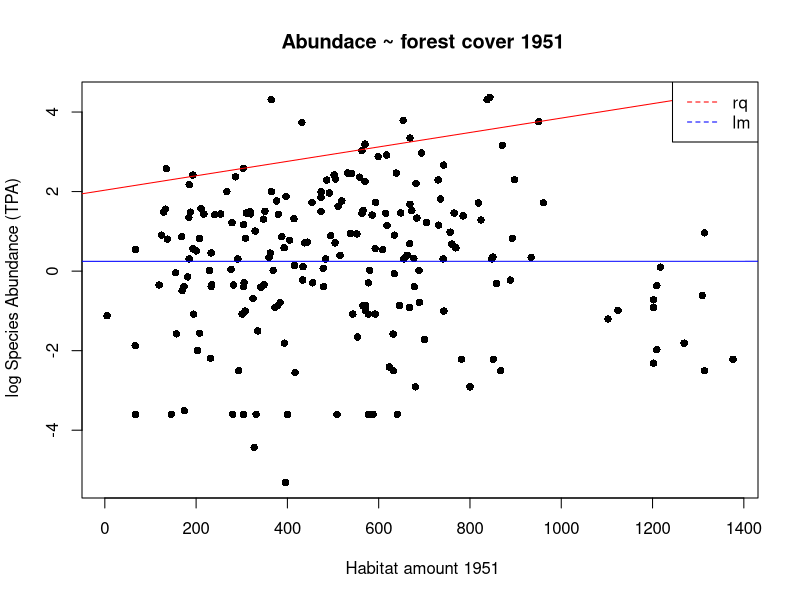
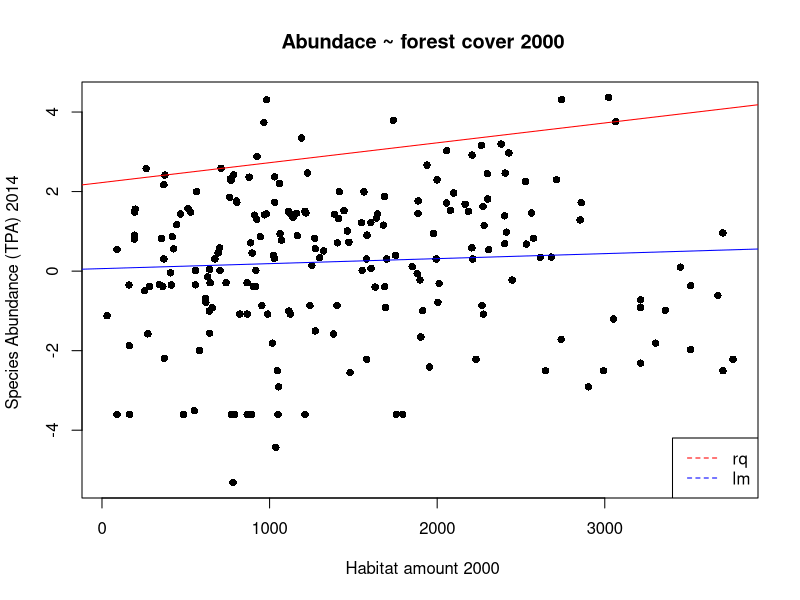
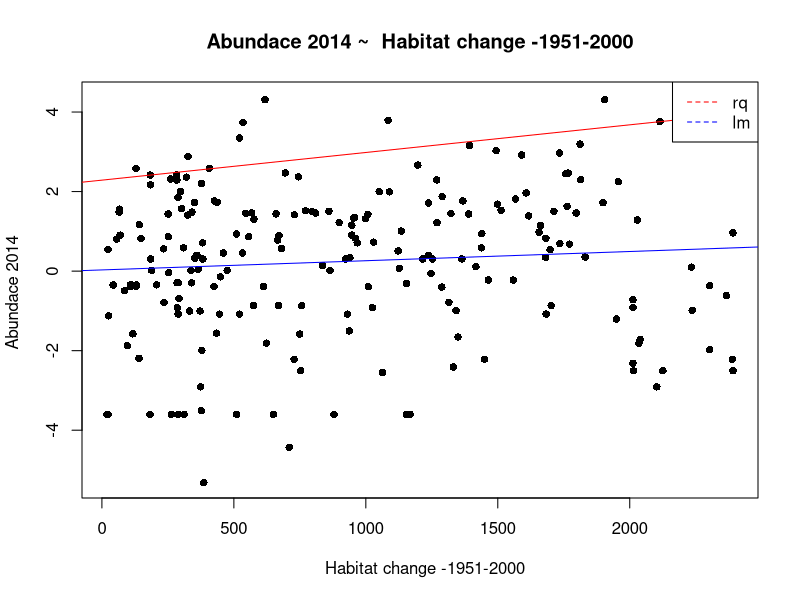
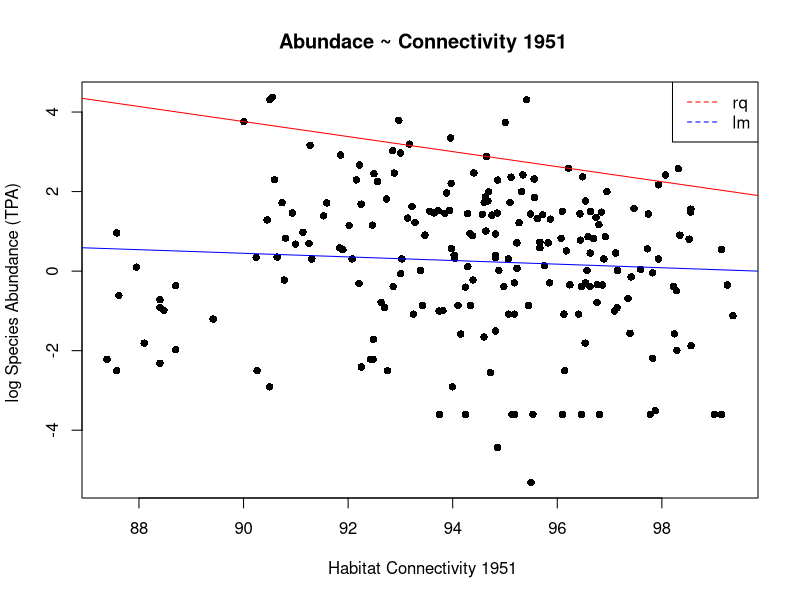
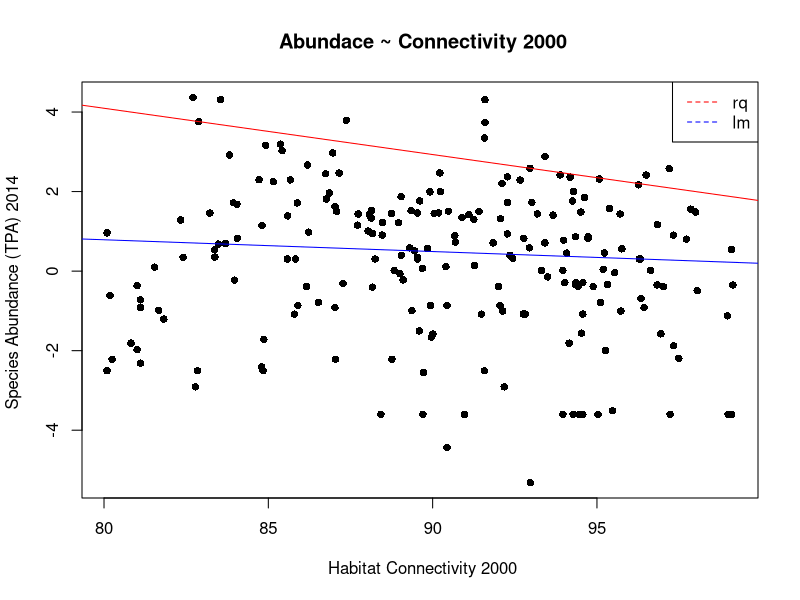

Generate these figures, in order, with R: (Note: this script raises an error after producing the figures.)
#exploratory analysis FAI Abundance data
library(quantreg)

#import data 
AFF <- read.csv("Data/Derived/Abundance_Fcover_AI.csv", sep = ";")
master_data <-read.csv("Data/Derived/Master_data.csv")

##Plot different variables against abbundance
#tranfdorm forest cover abbundance in km2 each grid cell of the raster was 450 m resolution 
AFF$fcover_51 <- AFF$fcover_51*0.2025
AFF$fcover_00 <- AFF$fcover_00*0.2025
AFF$tot_change <-AFF$tot_change*0.2025

tot_AI <- AFF$AI_00 - AFF$AI_51

#make a correlation matrix of our variables 

#log transform Data
AFF$tpa_2004.z <- log(AFF$tpa_2004)
AFF$tpa_2014.z <- log(AFF$tpa_2014)
abundance <- AFF$tpa_2014.z - AFF$tpa_2004.z

#Run a quantile regression Abundace ~ forest cover 1951
fitAF_51<- rq( AFF$tpa_2014.z ~ AFF$fcover_51,  data=AFF, tau = 0.95)

model.null = rq(AFF$tpa_2014.z ~ 1,
                data = AFF,
                tau = 0.95)
#look at the P-value of the model 
anova(fitAF_51, model.null)

#plot the quantile regression Abundace ~ forest cover 1951
plot(AFF$tpa_2014.z ~ AFF$fcover_51, data=AFF, pch = 16,
     main = " Abundace ~ forest cover 1951",
     xlab = " Habitat amount 1951",
     ylab = " log Species Abundance (TPA)")
abline(rq((AFF$tpa_2014.z) ~ AFF$fcover_51, tau = 0.95, data=AFF), col = "Red")
abline(lm(AFF$tpa_2014.z  ~ AFF$fcover_51, data=AFF), col = "blue")
legend("topright", legend = c("rq","lm"), col = c("red", "blue"), lty = 2)

#Run a quantile regression Abundance ~ forest cover 2000
fitAF_00<- rq(AFF$tpa_2014.z ~ AFF$fcover_00, data=AFF, tau = 0.95)

model.null = rq(AFF$tpa_2014.z ~ 1,
                data = AFF,
                tau = 0.95)
#look at the P-value of the model 
anova(fitAF_00, model.null)


#plot the quadratic regression 
plot(AFF$tpa_2014.z~ AFF$fcover_00, data=AFF, pch = 16, 
     main = " Abundace ~ forest cover 2000",
     xlab = " Habitat amount 2000",
     ylab = "Species Abundance (TPA) 2014 ")
abline(rq(AFF$tpa_2014.z ~ AFF$fcover_00, tau = 0.95, data=AFF), col = "red")
abline(lm(AFF$tpa_2014.z  ~ AFF$fcover_00, data=AFF), col = "blue")
legend("bottomright", legend = c("rq","lm"), col = c("red", "blue"), lty = 2)

#quantile regression of Abundnace ~ variation in habbitat 
fitAF<- rq(AFF$tpa_2014.z ~ AFF$tot_change, data=AFF, tau = 0.95)

model.null = rq(AFF$tpa_2014.z ~ 1,
                data = AFF,
                tau = 0.95)
#look at the P-value of the model 
anova(fitAF, model.null)

#plot the quadratic regression 
plot((AFF$tpa_2014.z) ~ AFF$tot_change, data=AFF, pch = 16, 
     main = " Abundace 2014 ~  Habitat change -1951-2000 ",
     xlab = "  Habitat change -1951-2000",
     ylab = "Abundace 2014 ")
abline(rq(AFF$tpa_2014.z  ~ AFF$tot_change, tau = 0.95, data= AFF), col = "red")
abline(lm(AFF$tpa_2014.z  ~ AFF$tot_change, data= AFF), col = "blue")
legend("topright", legend = c("rq","lm"), col = c("red", "blue"), lty = 2)


#Run a quantile regression Abundance ~ Fragmentation 1951
fitAI_51<- rq(AFF$tpa_2014.z ~ AFF$AI_51, data=AFF, tau = 0.95)
anova(fitAI_51, model.null)

#plot the quadratic regression 
plot(AFF$tpa_2014.z ~ AFF$AI_51, data=AFF, pch = 16, 
     main = " Abundace ~ Connectivity 1951",
     xlab = " Habitat Connectivity 1951",
     ylab = "log Species Abundance (TPA) ")
abline(rq(AFF$tpa_2014.z ~ AFF$AI_51, tau = 0.95, data=AFF), col = "red")
abline(lm(AFF$tpa_2014.z  ~ AFF$AI_51, data= AFF), col = "blue")
legend("topright", legend = c("rq","lm"), col = c("red", "blue"), lty = 2)


#Run a quantile regression Abundance ~ Fragmentation 2000
fitAI_00<- rq(AFF$tpa_2014.z ~ AFF$AI_00, data=AFF, tau = 0.95)
anova(fitAI_00, model.null)

#plot the quadratic regression 
plot(AFF$tpa_2014.z ~ AFF$AI_00, data=AFF, pch = 16, 
     main = " Abundace ~ Connectivity 2000",
     xlab = " Habitat Connectivity 2000",
     ylab = "Species Abundance (TPA) 2014 ")
abline(rq(AFF$tpa_2014.z ~ AFF$AI_00, tau = 0.95, data=AFF), col = "red")
abline(rq(AFF$tpa_2014.z  ~ AFF$AI_00, tau = 0.5 ,data= AFF), col = "blue")
legend("topright", legend = c("rq","lm"), col = c("red", "blue"), lty = 2)

#scale data 
AFF$tpa_2014.z <- scale(AFF$tpa_2014.z)
AFF$AI_51.z <- scale(AFF$AI_51)
AFF$AI_00.z<- scale(AFF$AI_00)
AFF$fcover_51.z <- scale(AFF$fcover_51)
AFF$fcover_00.z <- scale(AFF$fcover_00)
tot_AI <- AFF$AI_00.z - AFF$AI_51.z
tot_F <- AFF$fcover_00.z - AFF$fcover_51.z

#interaction between abbundance and connectivity 
Fit_int_AIF51<- lm(AFF$tpa_2014.z ~ AFF$AI_51.z * AFF$fcover_51.z)
Fit_int_AIF00<- lm(AFF$tpa_2014.z ~ AFF$AI_00.z *AFF$fcover_00.z)

mod1 <- lm(abundance ~ tot_AI* tot_F * master_data$PC1)
summary(mod1)


#log transform and scale 
master_data$tpa_2014.z <- log10(master_data$tpa_2014)
master_data$tpa_2014.z <- scale(master_data$tpa_2014.z)
master_data$tpa_2004.z <- log10(master_data$tpa_2004)
master_data$tpa_2004.z <- scale(master_data$tpa_2004.z)
master_data$fcover_51.z <- scale(master_data$fcover_51)
master_data$fcover_00.z <- scale(master_data$fcover_00)
master_data$AI_51.z <- scale(master_data$AI_51)
master_data$AI_00.z <- scale(master_data$AI_00)


master_data$tot_abundance <- master_data$tpa_2004.z - master_data$tpa_2014.z
master_data$tot_F <- master_data$fcover_00.z - master_data$fcover_51.z
master_datatot_AI <- master_data$AI_00.z - master_data$AI_51.z


mod1 <- lm(master_data$tot_abundance ~ master_data$tot_F * master_datatot_AI * master_data$PC1)
summary(mod)

#abbundace and traits 
abundance <- master_data$tpa_2014.z 
habitat_ammount_1951 <- master_data$fcover_51.z 
habitat_ammount_2000 <- master_data$fcover_00.z 
connectivity_1951 <- master_data$AI_51.z 
connectivity_2000 <- master_data$AI_00.z 
PC1  <- master_data$PC1
PC2 <- master_data$PC2


mod51 <- lm(abundance ~ habitat_ammount_1951 * connectivity_1951 *PC1) 

mod00 <- lm(abundance ~ habitat_ammount_2000 * connectivity_2000 *PC1) 

mod51_2 <- lm(abundance ~ habitat_ammount_1951 * connectivity_1951 *PC2) 

mod51_2<- lm(abundance ~ habitat_ammount_2000 * connectivity_2000 *PC2) 

mod_all <-  lm(abundance ~ habitat_ammount_1951 * 
                      connectivity_1951 *
                      habitat_ammount_2000 * 
                      connectivity_2000 
                      *PC1) 
     





mod00 <- lm(master_data$tpa_2014.z ~ 
             master_data$fcover_00.z *
             master_data$AI_00.z *
             master_data$PC1)

mod51_2 <- lm(master_data$tpa_2014.z ~ 
              master_data$fcover_51.z *
              master_data$AI_51.z *
              master_data$PC2) 

mod00_2 <- lm(master_data$tpa_2014.z ~ 
              master_data$fcover_00.z *
              master_data$AI_00.z *
              master_data$PC2)






             
             
             

#try to look at the interactions 
mod4 <- lm(master_data$tpa_2014.z ~ 
             master_data$fcover_51.z +
             master_data$AI_51.z +
             master_data$fcover_51.z * master_data$PC1 +
             master_data$AI_51.z * master_data$PC1)









           
          
           
           
             
             
             


























